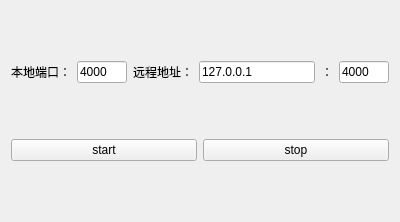
<?xml version="1.0" encoding="UTF-8"?>
<ui version="4.0">
 <class>MainWidget</class>
 <widget class="QWidget" name="MainWidget">
  <property name="geometry">
   <rect>
    <x>0</x>
    <y>0</y>
    <width>400</width>
    <height>222</height>
   </rect>
  </property>
  <property name="windowTitle">
   <string>MainWidget</string>
  </property>
  <layout class="QVBoxLayout" name="verticalLayout">
   <item>
    <layout class="QHBoxLayout" name="horizontalLayout">
     <item>
      <widget class="QLabel" name="label">
       <property name="text">
        <string>本地端口：</string>
       </property>
       <property name="alignment">
        <set>Qt::AlignRight|Qt::AlignTrailing|Qt::AlignVCenter</set>
       </property>
      </widget>
     </item>
     <item>
      <widget class="QLineEdit" name="localPortEdt">
       <property name="maximumSize">
        <size>
         <width>50</width>
         <height>16777215</height>
        </size>
       </property>
       <property name="text">
        <string>4000</string>
       </property>
      </widget>
     </item>
     <item>
      <widget class="QLabel" name="label_2">
       <property name="text">
        <string>远程地址：</string>
       </property>
       <property name="alignment">
        <set>Qt::AlignRight|Qt::AlignTrailing|Qt::AlignVCenter</set>
       </property>
      </widget>
     </item>
     <item>
      <widget class="QLineEdit" name="remoteIPEdt">
       <property name="text">
        <string>127.0.0.1</string>
       </property>
      </widget>
     </item>
     <item>
      <widget class="QLabel" name="label_3">
       <property name="text">
        <string>：</string>
       </property>
       <property name="alignment">
        <set>Qt::AlignCenter</set>
       </property>
      </widget>
     </item>
     <item>
      <widget class="QLineEdit" name="remotePortEdt">
       <property name="maximumSize">
        <size>
         <width>50</width>
         <height>16777215</height>
        </size>
       </property>
       <property name="text">
        <string>4000</string>
       </property>
      </widget>
     </item>
    </layout>
   </item>
   <item>
    <layout class="QHBoxLayout" name="horizontalLayout_2">
     <item>
      <widget class="QPushButton" name="startBtn">
       <property name="text">
        <string>start</string>
       </property>
      </widget>
     </item>
     <item>
      <widget class="QPushButton" name="stopBtn">
       <property name="text">
        <string>stop</string>
       </property>
      </widget>
     </item>
    </layout>
   </item>
  </layout>
 </widget>
 <layoutdefault spacing="6" margin="11"/>
 <resources/>
 <connections/>
</ui>
